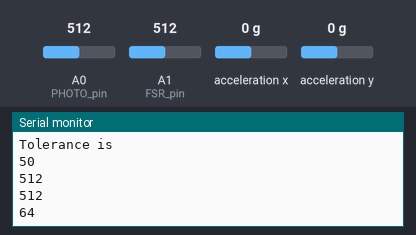
The sketch below on a simulated Arduino Uno, built with avr-gcc and run on an emulated ATmega328P. On the bench: the last lines printed to the serial monitor. The test bench sets the inputs (shaded band); at power-on: acceleration x 0 g, A0 (PHOTO_pin) = 512, acceleration y 0 g, A1 (FSR_pin) = 512.

Above: at 1.7 s.
1.8 s: acceleration x set to -1.4 g
At 2.5 s:
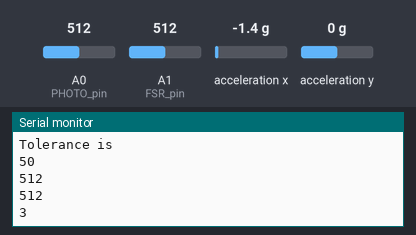
3.3 s: A0 (PHOTO_pin) set to 716
At 4.1 s:
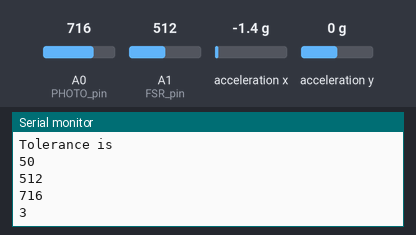
5.1 s: acceleration x set to 0.8 g
At 6.3 s:
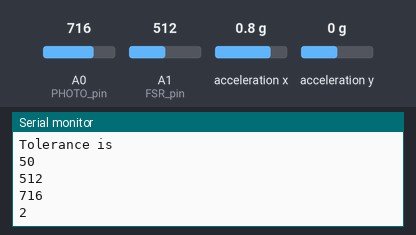
7.0 s: acceleration y set to -1.4 g
At 7.8 s:
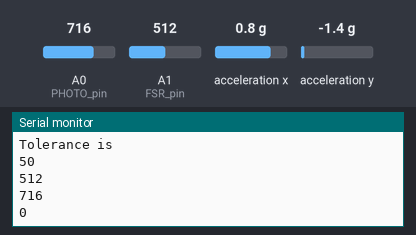
8.8 s: acceleration y set to 1.4 g
At 9.9 s:
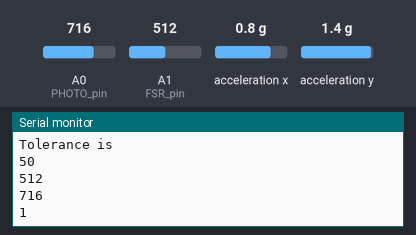
10.6 s: A1 (FSR_pin) set to 716
At 11.5 s:
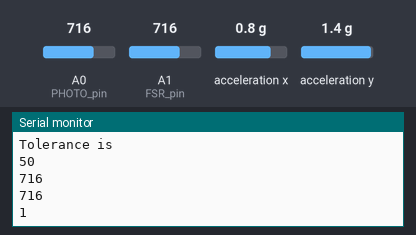
Timing chart, 0 to 13.1 s (numbered marks = the images above; inputs shaded):
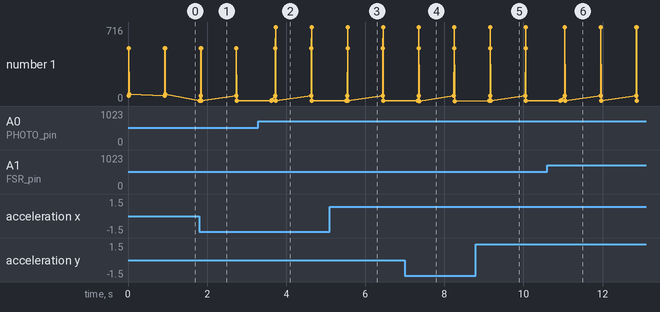

The sketch:

20200609_Reading_Compare_Tests.ino
```cpp
//Building on from taking readings sketch
//Includes a variant on the 'Smoothing' Arduino tutorial's sketch

#include <Wire.h> //using an I2C breakout (accelerometer)
#include "SparkFun_MMA8452Q.h" //accelerometer breakout's library

MMA8452Q accel; //create an instance of this accelerometer

int FSR_pin = A1; //force resistor pin
const int PHOTO_pin = A0; //phototransistor pin

//variables to use to take a base reading, to later measure against for changes
int base_PHOTO = 0;
int base_FSR = 0;
byte base_ORIEN = 0;

//variable to tell which sensor the user interacted with out of 1 - FSR, 2 - phototransistor, 3 - accelerometer
int option = 0;

//variable to set tolerance for readings
int tolerance = 0;

void setup() {
  Serial.begin(9600);
  Wire.begin();
  accel.init();
}

void baseReading() {
  //Function to get one 'base' reading from the sensors, to later measure changes against
  base_FSR = analogRead(FSR_pin);
  base_PHOTO = analogRead(PHOTO_pin);
  base_ORIEN = accel.readPL();

  //Determine a TOLERANCE, outside of which we will assume changes in input are user-generated and not down to environmental fluctuation
  //Tolerance only applies to the method used to read the FSR and PHOTO pins. The readPL method used with the accelerometer does not provide continuous data, only discrete numbers which correspond to e.g. UP or DOWN - hence tolerance is not needed
  //The default tolerance is 50. If either the FSR or PHOTO is at a level which is less than +/-50 away from its max or min readings, we take the difference between it and its max/min as the tolerance instead
  //Exception: Default value for the FSR when not pressed is 0, so we only check if the PHOTO is < 50
  if (base_PHOTO < 50) {
    tolerance = base_PHOTO - 1;
  }
  else if ((max(base_FSR, base_PHOTO)) > (1023 - 50)) {
    tolerance = 1023 - ((max(base_FSR, base_PHOTO)) - 1);
  }
  else {
    tolerance = 50;
  }

  Serial.println("Tolerance is");
  Serial.println(tolerance);
}

int takeReading() {
  //This code ultimately gets DROPPED from the final implementation, as this is the next step on from the MVP handed in. However, this is the beginnings of a more complex implementation for future scaling up
  //variables to take readings of changes, to measure against the base variables
  const int numReadings = 100;
  int readings[numReadings];
  int readIndex = 0;
  int total = 0;
  int average = 0;
  int readPin = 0;

  for (int reading = 0; reading < numReadings; reading++) {
    readings[reading] = 0;
  }

  if (option = 1) {
    readPin = A1;
  }
  else if (option = 2) {
    readPin = A0;
  }

  // subtract the last reading:
  total = total - readings[readIndex];
  // read from the sensor:
  readings[readIndex] = analogRead(readPin);

  // add the reading to the total:
  total = total + readings[readIndex];
  // advance to the next position in the array:
  readIndex = readIndex + 1;

  // calculate the average:
  //This next line would need to be revised if implemented, as the numbers are currently way too low to accurately reflect the change - perhaps the number of samples could be knocked down
  average = total / numReadings;
  Serial.println("Option is");
  Serial.println(option);
  Serial.println("Average is");
  Serial.println(average);
  delay(100);
}

void loop() {
  baseReading(); //call my own function to get base readings
  Serial.println(base_FSR);
  Serial.println(base_PHOTO);
  Serial.println(base_ORIEN);

  delay(900); //This will be replaced with a push button in the final code to add reliablity; it will also be wrapped in a slightly different function

  if (analogRead(FSR_pin) > base_FSR + tolerance) {
    option = 1;
    takeReading();
  }
  else if (analogRead(PHOTO_pin) > base_PHOTO + tolerance || analogRead(PHOTO_pin) < base_PHOTO - tolerance) {
    option = 2;
    takeReading();
  }
  else if (accel.readPL() != base_ORIEN) {
    option = 3;
    //Don't need to take a reading to average here - there's only 4 discrete options relevant to us, so just figure out which was chosen
    Serial.println("Option is");
    Serial.println(option);
    if (accel.isRight() == true) {
      Serial.println("Right");
    }
    else if (accel.isLeft() == true) {
      Serial.println("Left");
    }
    else if (accel.isUp() == true) {
      Serial.println("Up");
    }
    else if (accel.isDown() == true) {
      Serial.println("Down");
    }
  }
  else {
    Serial.println("NO CHANGE");
  }
}
```

Measured:
- after the input at 1.8 s, the serial monitor: prints a new line at once (image 1)
- after the input at 3.3 s, the serial monitor: prints a new line after 0.32 s (image 2)
- after the input at 5.1 s, the serial monitor: prints a new line after 0.43 s (image 3)
- after the input at 7.0 s, the serial monitor: prints a new line after 0.33 s (image 4)
- after the input at 8.8 s, the serial monitor: prints a new line after 0.33 s (image 5)
- after the input at 10.6 s, the serial monitor: prints a new line after 0.34 s (image 6)
- plotted number 1: 64 → 3 after the input at 1.8 s, 3 → 2 after the input at 5.1 s, 2 → 0 after the input at 7.0 s, 0 → 1 after the input at 8.8 s
